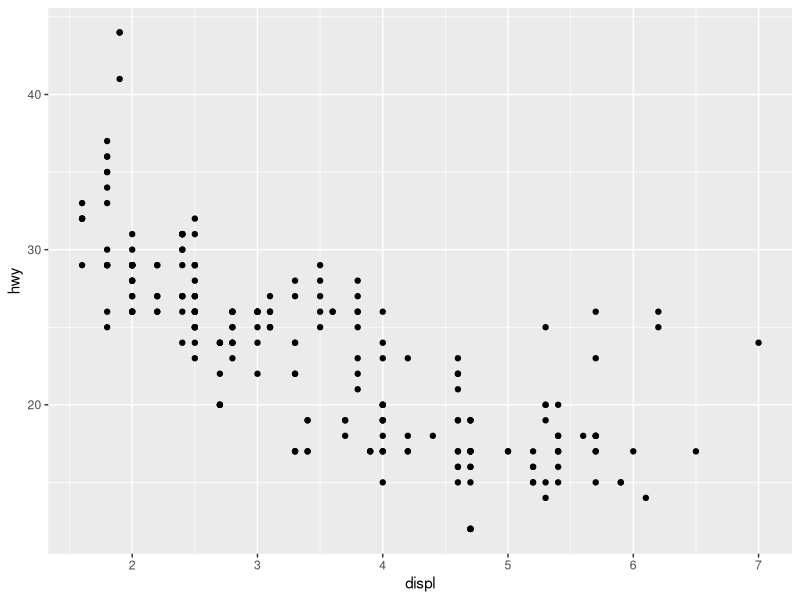
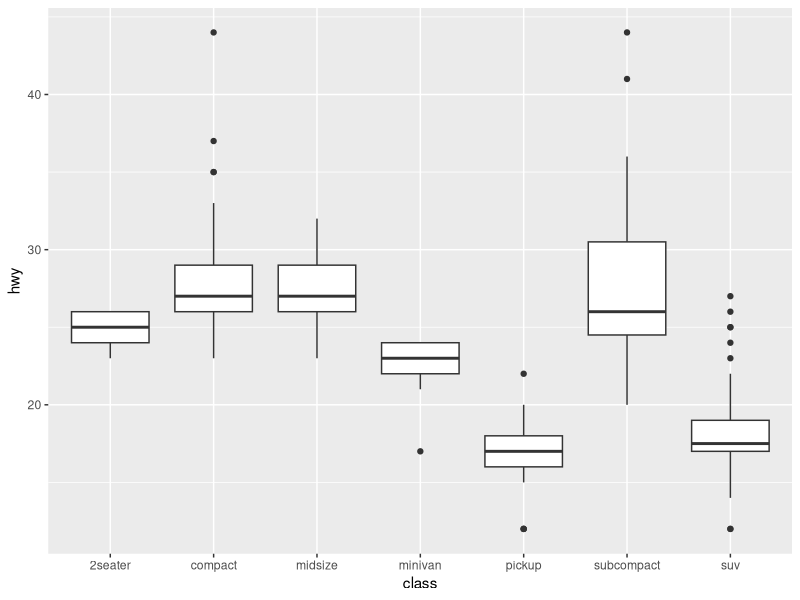
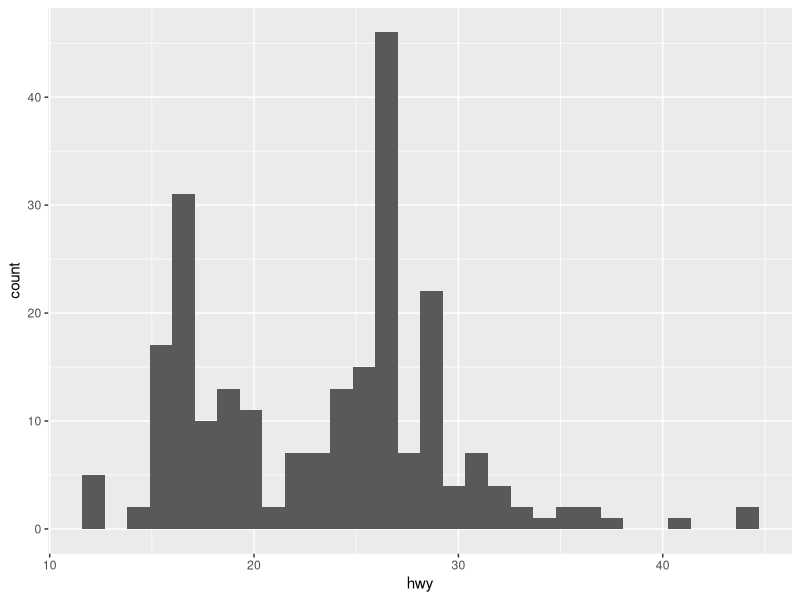
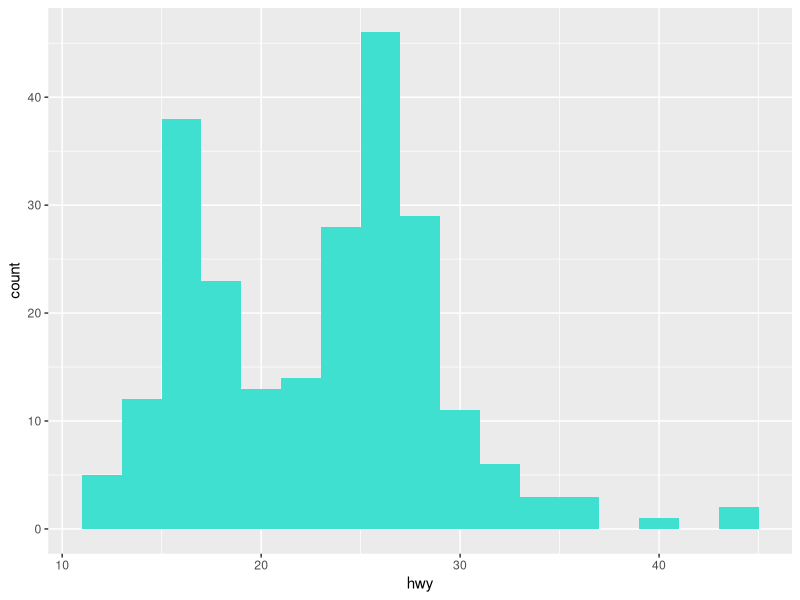
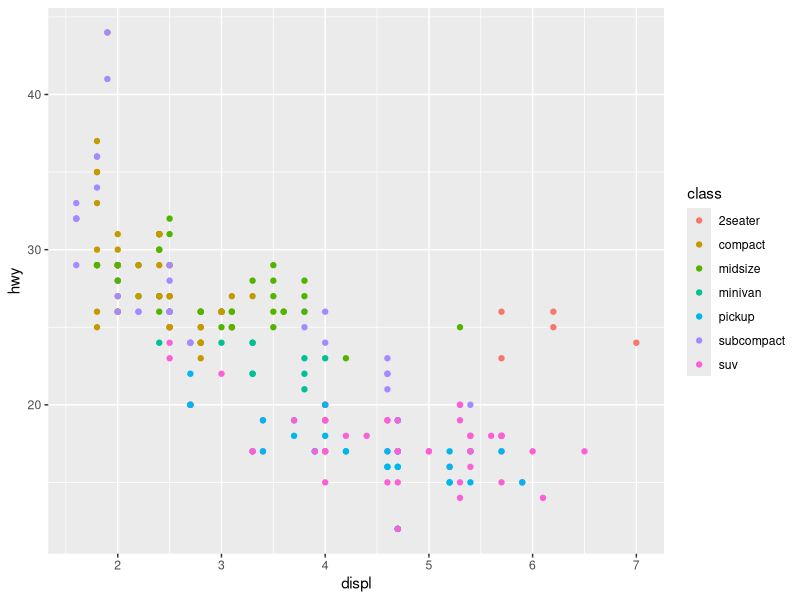
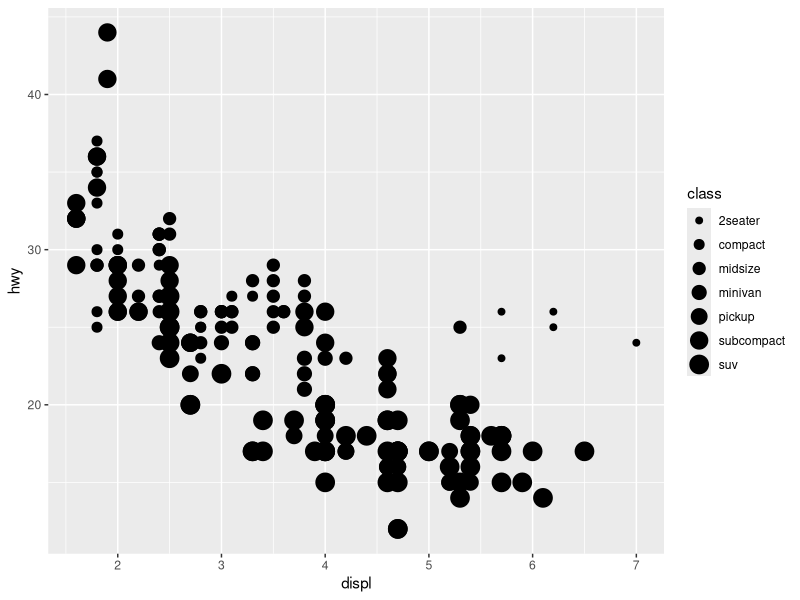
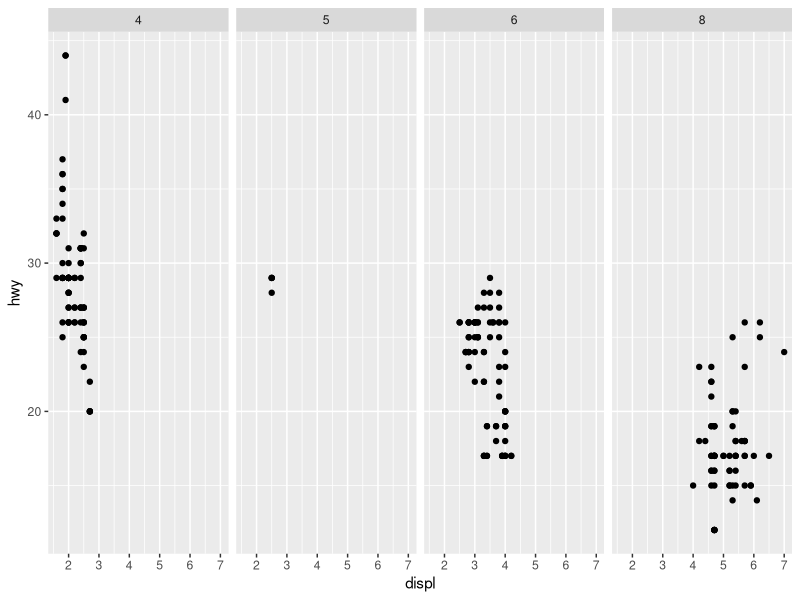
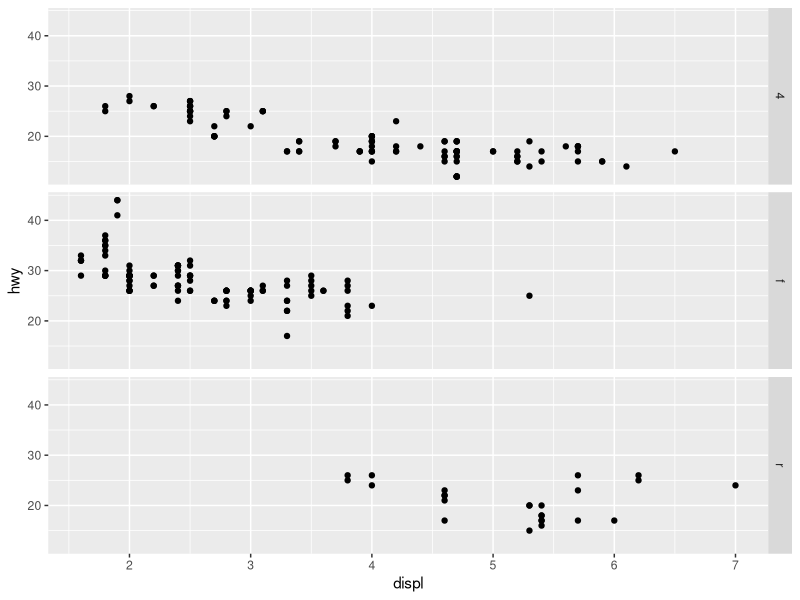

These figures' R source, in order:
## ---- chunk 1
knitr::opts_chunk$set(echo = TRUE, comment="")
library(tidyverse)
## ---- chunk 2
mpg
## ---- chunk 3
ggplot(data=mpg) +
  
  geom_point(mapping = aes(x=displ, y= hwy))
## ---- chunk 4
ggplot(data = mpg) +
  geom_boxplot(mapping = aes(x = class, y = hwy))
## ---- chunk 5
ggplot(data=mpg) +
  
  geom_histogram(mapping = aes(x=hwy))
## ---- chunk 6
ggplot(data=mpg) +
  
  geom_histogram(mapping = aes(x=hwy), binwidth = 2, fill="turquoise")
## ---- chunk 7
ggplot(data = mpg) +
  geom_point(mapping = aes(x = displ, y = hwy, color=class))
## ---- chunk 8
ggplot(data = mpg) +
  geom_point(mapping = aes(x = displ, y = hwy, size=class))
## ---- chunk 9
# Makes a plot that the commands below will modify
q <- ggplot(mpg) + geom_point(aes(x = displ, y = hwy))

q + facet_grid(. ~ cyl)
q + facet_grid(drv ~ .)
q + facet_grid(drv ~ cyl)
q + facet_wrap(~ class)
## ---- chunk 10

## ---- chunk 11
ggplot(mpg) + 
  geom_point(aes(displ, hwy)) +
  geom_smooth(aes(displ, hwy))
